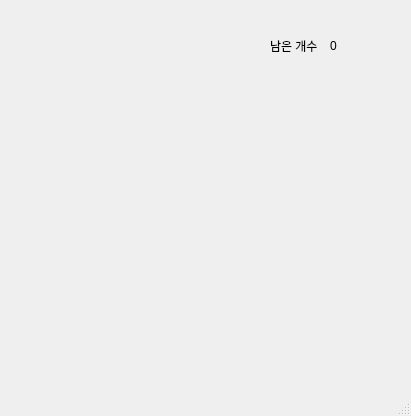
<?xml version="1.0" encoding="UTF-8"?>
<ui version="4.0">
 <class>MainWindow</class>
 <widget class="QMainWindow" name="MainWindow">
  <property name="geometry">
   <rect>
    <x>0</x>
    <y>0</y>
    <width>411</width>
    <height>416</height>
   </rect>
  </property>
  <property name="windowTitle">
   <string>MainWindow</string>
  </property>
  <widget class="QWidget" name="centralwidget">
   <widget class="QLabel" name="lblDisp">
    <property name="geometry">
     <rect>
      <x>270</x>
      <y>40</y>
      <width>80</width>
      <height>12</height>
     </rect>
    </property>
    <property name="text">
     <string>남은 개수</string>
    </property>
   </widget>
   <widget class="QLabel" name="lblCount">
    <property name="geometry">
     <rect>
      <x>330</x>
      <y>40</y>
      <width>80</width>
      <height>12</height>
     </rect>
    </property>
    <property name="text">
     <string>0</string>
    </property>
   </widget>
   <widget class="QLabel" name="lbl">
    <property name="geometry">
     <rect>
      <x>70</x>
      <y>60</y>
      <width>56</width>
      <height>12</height>
     </rect>
    </property>
    <property name="text">
     <string/>
    </property>
   </widget>
  </widget>
  <widget class="QMenuBar" name="menubar">
   <property name="geometry">
    <rect>
     <x>0</x>
     <y>0</y>
     <width>411</width>
     <height>21</height>
    </rect>
   </property>
  </widget>
  <widget class="QStatusBar" name="statusbar"/>
 </widget>
 <resources/>
 <connections/>
</ui>
